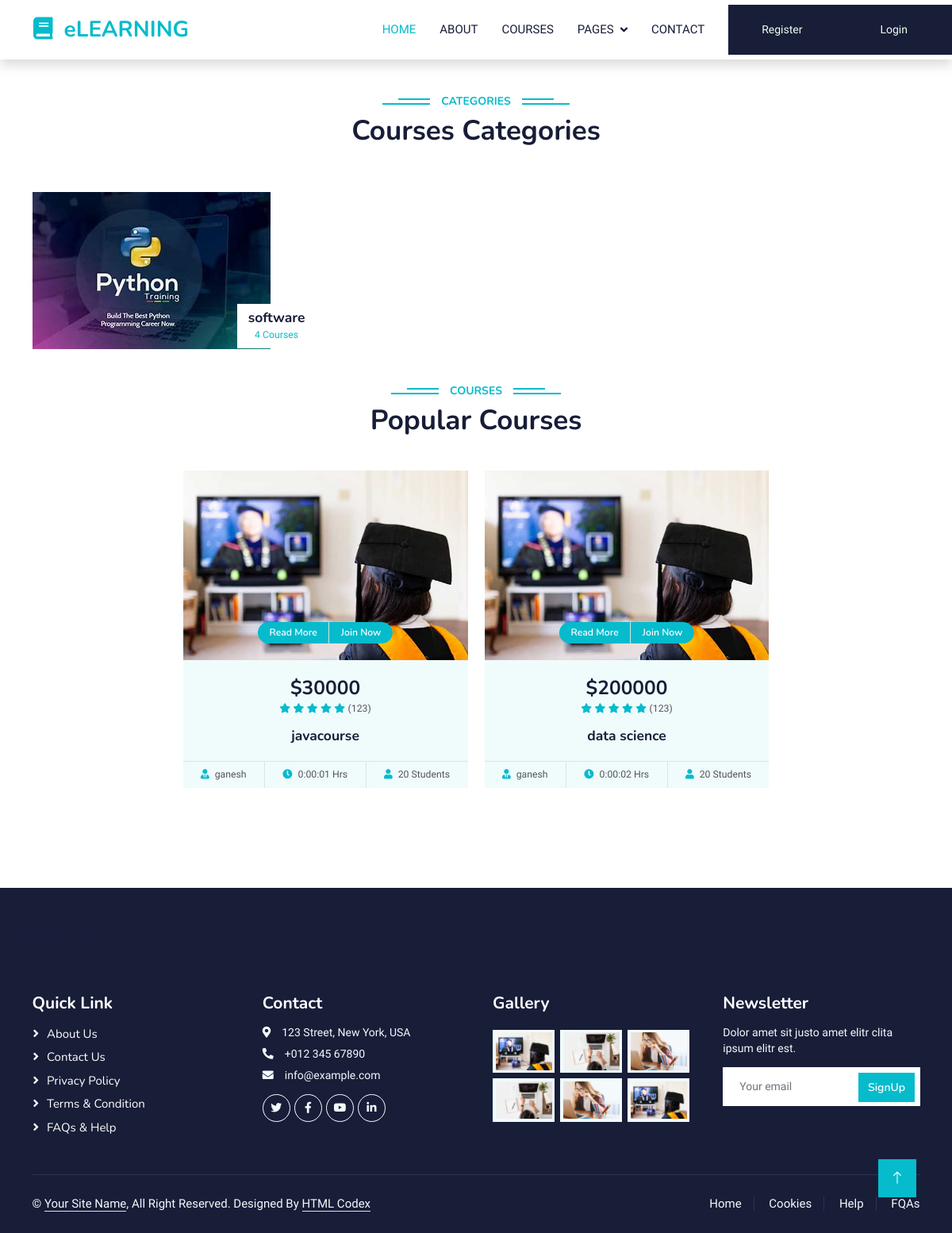
Page /courses/ on the committed database.
### elearningApp/models.py (models this page shows, shortened)
class CoursesCategories(models.Model):
    image = models.ImageField(upload_to="CoursesCat")
    categories = models.CharField(max_length=20)
    no_of_courses = models.IntegerField(default=0)

class PopularCourse(models.Model):
    name = models.CharField(max_length=100)
    price = models.IntegerField()
    image = models.ImageField(upload_to="UploadedIages", default="./course-1.jpg")
    number_of_students = models.IntegerField()
    course_duration = models.DurationField()
    instructor = models.CharField(max_length=20)

### elearningApp/views.py (the view)
# urls.py: path('courses/', views.courses, name = "courses"),
def courses(request):
    coursescategory = CoursesCategories.objects.all()
    popcourse = PopularCourse.objects.all()
    return render(request, "courses.html", {'popcourse':popcourse, 'coursescategory':coursescategory})

### elearningApp/templates/courses.html (shortened to what this page needs)
{% extends 'base.html' %}
{% load static %}
{% static "img" as baseUrl %}
{% block content %}
<div class="container-xxl py-5 category">
    <div class="container">
        <div class="text-center wow fadeInUp" data-wow-delay="0.1s">
            <h6 class="section-title bg-white text-center text-primary px-3">Categories</h6>
            <h1 class="mb-5">Courses Categories</h1>
        </div>
        <div class="row g-3">
                <div class="row g-3">
                    {% for category in coursescategory %}
                    <div class="col-lg-4 col-md-12 wow zoomIn" data-wow-delay="0.1s">
                        <a class="position-relative d-block overflow-hidden" href="">
                            <img class="img-fluid" src="{{category.image.url}}" alt="">
                            <div class="bg-white text-center position-absolute bottom-0 end-0 py-2 px-3" style="margin: 1px;">
                                <h5 class="m-0">{{category.categories}}</h5>
                                <small class="text-primary">{{category.no_of_courses}} Courses</small>
                            </div>
                        </a>
                    </div>
                {% endfor %}
        </div>
    </div>
</div>
<div class="container-xxl py-5">
    <div class="container">
        <div class="text-center wow fadeInUp" data-wow-delay="0.1s">
            <h6 class="section-title bg-white text-center text-primary px-3">Courses</h6>
            <h1 class="mb-5">Popular Courses</h1>
        </div>
        <div class="row g-4 justify-content-center">
            {% for course in popcourse %}
            <div class="col-lg-4 col-md-6 wow fadeInUp" data-wow-delay="0.1s">
                <div class="course-item bg-light">
                    <div class="position-relative overflow-hidden">
                        <img class="img-fluid" src="{{course.image.url}}" alt="">
                        <div class="w-100 d-flex justify-content-center position-absolute bottom-0 start-0 mb-4">
                            <a href="#" class="flex-shrink-0 btn btn-sm btn-primary px-3 border-end" style="border-radius: 30px 0 0 30px;">Read More</a>
                            <a href="#" class="flex-shrink-0 btn btn-sm btn-primary px-3" style="border-radius: 0 30px 30px 0;">Join Now</a>
                        </div>
                    </div>
                    <div class="text-center p-4 pb-0">
                        <h3 class="mb-0">${{course.price}}</h3>
                        <div class="mb-3">
                            <small class="fa fa-star text-primary"></small>
                            <small class="fa fa-star text-primary"></small>
                            <small class="fa fa-star text-primary"></small>
                            <small class="fa fa-star text-primary"></small>
                            <small class="fa fa-star text-primary"></small>
                            <small>(123)</small>
                        </div>
                        <h5 class="mb-4">{{course.name}}</h5>
                    </div>
                    <div class="d-flex border-top">
                        <small class="flex-fill text-center border-end py-2"><i class="fa fa-user-tie text-primary me-2"></i>{{course.instructor}}</small>
                        <small class="flex-fill text-center border-end py-2"><i class="fa fa-clock text-primary me-2"></i>{{course.course_duration}} Hrs</small>
                        <small class="flex-fill text-center py-2"><i class="fa fa-user text-primary me-2"></i>{{course.number_of_students}} Students</small>
                    </div>
                </div>
            </div>
            {% endfor %}
            </div>
        </div>
    </div>
</div>
{% endblock %}

### elearningApp/templates/base.html (shortened to what this page needs)
<!DOCTYPE html>
<html>
    <head>
        {% load static %}
        <link rel="stylesheet" href="https://cdnjs.cloudflare.com/ajax/libs/semantic-ui/2.4.1/semantic.min.css">
        <link href="https://cdnjs.cloudflare.com/ajax/libs/font-awesome/5.10.0/css/all.min.css" rel="stylesheet">
        <link href="https://cdn.jsdelivr.net/npm/bootstrap-icons@1.4.1/font/bootstrap-icons.css" rel="stylesheet">
        <link href="{% static 'lib/animate/animate.min.css' %}" rel="stylesheet">
        <link href="{% static 'lib/owlcarousel/assets/owl.carousel.min.css' %}" rel="stylesheet">
        <link href="{% static 'css/bootstrap.min.css' %}" rel="stylesheet">
        <link rel="stylesheet" href="{% static 'css/style.css' %}">
    </head>
    <body>
        <nav class="navbar navbar-expand-lg bg-white navbar-light shadow sticky-top navbar-fixed p-0">
        <a href="{% url 'index' %}" class="navbar-brand d-flex align-items-center px-4 px-lg-5">
            <h2 class="m-0 text-primary"><i class="fa fa-book me-3"></i>eLEARNING</h2>
        </a>
        <div class="collapse navbar-collapse" id="navbarCollapse">
            <div class="navbar-nav ms-auto p-4 p-lg-0">
                <a href="{% url "index" %}" class="nav-item nav-link active">Home</a>
                <a href="{% url "about" %}" class="nav-item nav-link">About</a>
                <a href="{% url "courses" %}" class="nav-item nav-link">Courses</a>
                <div class="nav-item dropdown">
                    <a href="#" class="nav-link dropdown-toggle" data-bs-toggle="dropdown">Pages</a>
                </div>
                <a href="{% url "contact" %}" class="nav-item nav-link">Contact</a>
            </div>
            {% if user.is_authenticated %}
            <h3>Hello, {{user.username}} !</h3>
            <a href="{% url "logout" %}" class="py-4 px-lg-5 d-lg-block" style="background:#181D38; color:#eeffee;">Logout<i class="fa fa-login ms-3"></i></a>
            {% else %}
            <a href="{% url "register" %}" class="py-4 px-lg-5 d-lg-block" style="background:#181D38; color:#eeffee;">Register</a>
            <a href="{% url "login" %}" class="py-4 px-lg-5 d-lg-block" style="background:#181D38; color:#eeffee;">Login</a>
            {% endif %}
        </div>
    </nav>
        {% block content %}
        {% endblock %}
    <div class="container-fluid bg-dark text-light footer pt-5 mt-5 wow fadeIn" data-wow-delay="0.1s">
        <h1>Here is our footer</h1>
        <div class="container py-5">
            <div class="row g-5">
                <div class="col-lg-3 col-md-6">
                    <h4 class="text-white mb-3">Quick Link</h4>
                    <a class="btn btn-link" href="">About Us</a>
                    <a class="btn btn-link" href="">Contact Us</a>
                    <a class="btn btn-link" href="">Privacy Policy</a>
                    <a class="btn btn-link" href="">Terms & Condition</a>
                    <a class="btn btn-link" href="">FAQs & Help</a>
                </div>
                <div class="col-lg-3 col-md-6">
                    <h4 class="text-white mb-3">Contact</h4>
                    <p class="mb-2"><i class="fa fa-map-marker-alt me-3"></i>123 Street, New York, USA</p>
                    <p class="mb-2"><i class="fa fa-phone-alt me-3"></i>+012 345 67890</p>
                    <p class="mb-2"><i class="fa fa-envelope me-3"></i>info@example.com</p>
                    <div class="d-flex pt-2">
                        <a class="btn btn-outline-light btn-social" href=""><i class="fab fa-twitter"></i></a>
                        <a class="btn btn-outline-light btn-social" href=""><i class="fab fa-facebook-f"></i></a>
                        <a class="btn btn-outline-light btn-social" href=""><i class="fab fa-youtube"></i></a>
                        <a class="btn btn-outline-light btn-social" href=""><i class="fab fa-linkedin-in"></i></a>
                    </div>
                </div>
                <div class="col-lg-3 col-md-6">
                    <h4 class="text-white mb-3">Gallery</h4>
                    <div class="row g-2 pt-2">
                        <div class="col-4">
                            <img class="img-fluid bg-light p-1" src="{% static 'img/course-1.jpg' %}" alt="">
                        </div>
                        <div class="col-4">
                            <img class="img-fluid bg-light p-1" src="{% static 'img/course-2.jpg' %}" alt="">
                        </div>
                        <div class="col-4">
                            <img class="img-fluid bg-light p-1" src="{% static 'img/course-3.jpg' %}" alt="">
                        </div>
                        <div class="col-4">
                            <img class="img-fluid bg-light p-1" src="{% static 'img/course-2.jpg' %}" alt="">
                        </div>
                        <div class="col-4">
                            <img class="img-fluid bg-light p-1" src="{% static 'img/course-3.jpg' %}" alt="">
                        </div>
                        <div class="col-4">
                            <img class="img-fluid bg-light p-1" src="{% static 'img/course-1.jpg' %}" alt="">
                        </div>
                    </div>
                </div>
                <div class="col-lg-3 col-md-6">
                    <h4 class="text-white mb-3">Newsletter</h4>
                    <p>Dolor amet sit justo amet elitr clita ipsum elitr est.</p>
                    <div class="position-relative mx-auto" style="max-width: 400px;">
                        <input class="form-control border-0 w-100 py-3 ps-4 pe-5" type="text" placeholder="Your email">
                        <button type="button" class="btn btn-primary py-2 position-absolute top-0 end-0 mt-2 me-2">SignUp</button>
                    </div>
                </div>
            </div>
        </div>
        <div class="container">
            <div class="copyright">
                <div class="row">
                    <div class="col-md-6 text-center text-md-start mb-3 mb-md-0">
                        &copy; <a class="border-bottom" href="#">Your Site Name</a>, All Right Reserved.
                        Designed By <a class="border-bottom" href="https://htmlcodex.com">HTML Codex</a>
                    </div>
                    <div class="col-md-6 text-center text-md-end">
                        <div class="footer-menu">
                            <a href="">Home</a>
                            <a href="">Cookies</a>
                            <a href="">Help</a>
                            <a href="">FQAs</a>
                        </div>
                    </div>
                </div>
            </div>
        </div>
    </div>
    <a href="#" class="btn btn-lg btn-primary btn-lg-square back-to-top"><i class="bi bi-arrow-up"></i></a>
    </body>
</html>

### elearningApp/static/css/style.css (style rules this page uses)
:root { --primary: #06BBCC; --light: #F0FBFC; --dark: #181d38; }
.back-to-top { position: fixed; display: none; right: 45px; bottom: 45px; z-index: 99; }
.btn { font-family: 'Nunito', sans-serif; font-weight: 600; transition: .5s; }
.btn.btn-primary, .btn.btn-secondary { color: #FFFFFF; }
.btn-lg-square { width: 48px; height: 48px; }
.btn-square, .btn-sm-square, .btn-lg-square { padding: 0; display: flex; align-items: center; justify-content: center; font-weight: normal; border-radius: 0px; }
.navbar .dropdown-toggle::after { border: none; content: "\f107"; font-family: "Font Awesome 5 Free"; font-weight: 900; vertical-align: middle; margin-left: 8px; }
.navbar-light .navbar-nav .nav-link { margin-right: 30px; padding: 25px 0; color: #FFFFFF; font-size: 15px; text-transform: uppercase; outline: none; }
.navbar-light .navbar-nav .nav-link:hover, .navbar-light .navbar-nav .nav-link.active { color: var(--primary); }
.navbar-light .navbar-brand, .navbar-light a.btn { height: 75px; }
.navbar-light .navbar-nav .nav-link { color: var(--dark); font-weight: 500; }
.navbar-light.sticky-top { top: -100px; transition: .5s; }
.section-title { position: relative; display: inline-block; text-transform: uppercase; }
.section-title::before { position: absolute; content: ""; width: calc(100% + 80px); height: 2px; top: 4px; left: -40px; background: var(--primary); z-index: -1; }
.section-title::after { position: absolute; content: ""; width: calc(100% + 120px); height: 2px; bottom: 5px; left: -60px; background: var(--primary); z-index: -1; }
.category img, .course-item img { transition: .5s; }
.footer .btn.btn-social { margin-right: 5px; width: 35px; height: 35px; display: flex; align-items: center; justify-content: center; color: var(--light); font-weight: normal; border: 1px solid #FFFFFF; border-radius: 35px; transition: .3s; }
.footer .btn.btn-link { display: block; margin-bottom: 5px; padding: 0; text-align: left; color: #FFFFFF; font-size: 15px; font-weight: normal; text-transform: capitalize; transition: .3s; }
.footer .btn.btn-link::before { position: relative; content: "\f105"; font-family: "Font Awesome 5 Free"; font-weight: 900; margin-right: 10px; }
.footer .copyright { padding: 25px 0; font-size: 15px; border-top: 1px solid rgba(256, 256, 256, .1); }
.footer .copyright a { color: var(--light); }
.footer .footer-menu a { margin-right: 15px; padding-right: 15px; border-right: 1px solid rgba(255, 255, 255, .1); }
.footer .footer-menu a:last-child { margin-right: 0; padding-right: 0; border-right: none; }

### rows in the picture
CoursesCategories: image (picture), categories "software", no_of_courses "4"
PopularCourse: image (picture), price "30000", name "javacourse", instructor "ganesh", course_duration "0:00:01", number_of_students "20"
PopularCourse: image (picture), price "200000", name "data science", instructor "ganesh", course_duration "0:00:02", number_of_students "20"
